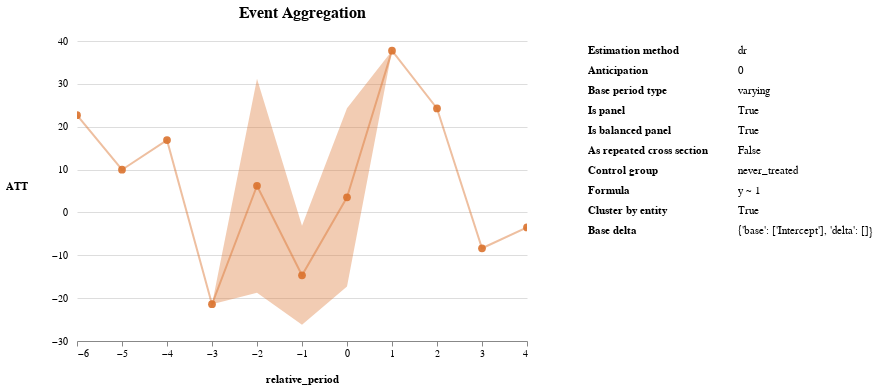

Notebook cell for this chart:
### Code cell
res_att.aggregate('event')
res_att.plot('event')

### Figure 1 — Vega-Lite specification as saved in the notebook (floating-point values rounded to 4 significant figures)
{"config": {"view": {"continuousWidth": 400, "continuousHeight": 300, "strokeWidth": 0}, "axis": {}, "axisX": {"grid": false, "labelAngle": 0, "labelSeparation": 1, "titlePadding": 15}, "axisY": {"domain": false, "labelAngle": 0, "labelPadding": 10, "ticks": false, "titleAngle": 0, "titlePadding": 35}, "header": {}, "title": {"fontSize": 16, "offset": 15, "subtitleFontSize": 13, "subtitlePadding": 7}}, "hconcat": [{"concat": [{"layer": [{"mark": {"type": "point", "filled": true, "size": 60}, "encoding": {"color": {"value": "#DA722E"}, "opacity": {"value": 0.9}, "shape": {}, "size": {}, "tooltip": [{"field": "ATT", "type": "quantitative"}], "x": {"field": "relative_period", "scale": {"zero": false}, "sort": null, "title": "relative_period", "type": "quantitative"}, "y": {"field": "ATT", "title": "ATT", "type": "quantitative"}}, "height": 300, "selection": {"selector002": {"type": "interval", "bind": "scales", "encodings": ["x", "y"]}}, "title": {"text": "Event Aggregation", "subtitle": ""}, "width": 450}, {"mark": {"type": "line", "strokeOpacity": 0.5, "strokeWidth": 2}, "encoding": {"color": {"value": "#DA722E"}, "opacity": {"value": 0.9}, "strokeDash": {}, "x": {"field": "relative_period", "scale": {"zero": false}, "sort": null, "title": "relative_period", "type": "quantitative"}, "y": {"field": "ATT", "title": "ATT", "type": "quantitative"}}, "height": 300, "title": {"text": "Event Aggregation", "subtitle": ""}, "width": 450}, {"mark": "area", "encoding": {"color": {"value": "#DA722E"}, "opacity": {"value": 0.36}, "x": {"field": "relative_period", "scale": {"zero": false}, "sort": null, "title": "relative_period", "type": "quantitative"}, "y": {"field": "lower", "type": "quantitative"}, "y2": {"field": "upper"}}, "height": 300, "title": {"text": "Event Aggregation", "subtitle": ""}, "width": 450}], "resolve": {"scale": {"color": "independent", "shape": "independent", "strokeDash": "independent"}}}], "data": {"name": "data-903f86a32f5990b2fa176190fd32c405"}}, {"hconcat": [{"mark": {"type": "text", "align": "left", "fontWeight": "bold"}, "encoding": {"text": {"field": "name", "type": "nominal"}, "y": {"axis": null, "field": "row_number", "type": "ordinal"}}, "transform": [{"window": [{"op": "row_number", "field": "", "as": "row_number"}]}]}, {"mark": {"type": "text", "align": "left"}, "encoding": {"text": {"field": "info", "type": "nominal"}, "y": {"axis": null, "field": "row_number", "type": "ordinal"}}, "transform": [{"window": [{"op": "row_number", "field": "", "as": "row_number"}]}]}], "data": {"name": "data-c788e67bf738cf2da7ab7fccd36103dc"}}], "spacing": 50, "$schema": "https://vega.github.io/schema/vega-lite/v4.17.0.json", "datasets": {"data-903f86a32f5990b2fa176190fd32c405": [{"relative_period": -6, "ATT": 22.69, "std_error": 3.359e-15, "lower": 22.69, "upper": 22.69, "zero_not_in_cband": "*"}, {"relative_period": -5, "ATT": 9.967, "std_error": 1.475e-15, "lower": 9.967, "upper": 9.967, "zero_not_in_cband": "*"}, {"relative_period": -4, "ATT": 16.87, "std_error": 2.498e-15, "lower": 16.87, "upper": 16.87, "zero_not_in_cband": "*"}, {"relative_period": -3, "ATT": -21.42, "std_error": 3.171e-15, "lower": -21.42, "upper": -21.42, "zero_not_in_cband": "*"}, {"relative_period": -2, "ATT": 6.221, "std_error": 12.74, "lower": -18.75, "upper": 31.19, "zero_not_in_cband": ""}, {"relative_period": -1, "ATT": -14.67, "std_error": 5.896, "lower": -26.22, "upper": -3.112, "zero_not_in_cband": "*"}, {"relative_period": 0, "ATT": 3.514, "std_error": 10.6, "lower": -17.26, "upper": 24.29, "zero_not_in_cband": ""}, {"relative_period": 1, "ATT": 37.73, "std_error": 5.586e-15, "lower": 37.73, "upper": 37.73, "zero_not_in_cband": "*"}, {"relative_period": 2, "ATT": 24.27, "std_error": 3.593e-15, "lower": 24.27, "upper": 24.27, "zero_not_in_cband": "*"}, {"relative_period": 3, "ATT": -8.36, "std_error": 1.238e-15, "lower": -8.36, "upper": -8.36, "zero_not_in_cband": "*"}, {"relative_period": 4, "ATT": -3.508, "std_error": 5.193e-16, "lower": -3.508, "upper": -3.508, "zero_not_in_cband": "*"}], "data-c788e67bf738cf2da7ab7fccd36103dc": [{"name": "Estimation method", "info": "dr"}, {"name": "Anticipation", "info": "0"}, {"name": "Base period type", "info": "varying"}, {"name": "Is panel", "info": "True"}, {"name": "Is balanced panel", "info": "True"}, {"name": "As repeated cross section", "info": "False"}, {"name": "Control group", "info": "never_treated"}, {"name": "Formula", "info": "y ~ 1"}, {"name": "Cluster by entity", "info": "True"}, {"name": "Base delta", "info": "{'base': ['Intercept'], 'delta': []}"}]}}
